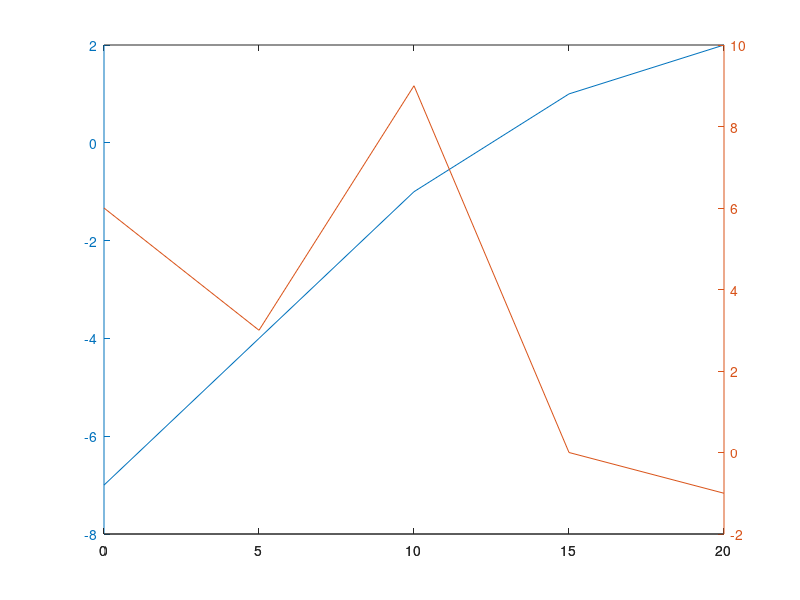

The MATLAB script that drew this image: (Note: this script raises an error after producing the figure.)
% Jens Robison
% ME 203 
% Homework 3

clc;clear all;format compact;

%% Problem 1

% Format Workspace
clc;clear all;format compact;

% Given
A=[0 -7 6
    5 -4 3
    10 -1 9
    15 1 0
    20 2 -1];
% Calculate
t=A(:,1);
y1=A(:,2);
y2=A(:,3);

% Plot
figure (1)
plotyy(t,y1,t,y2)

%% Problem 2

% Format Workspace
clc;clear all;format compact;

% Given
A=[3 7 -4 12
    -5 9 10 2
    6 13 8 11
    15 5 4 1];

% Part A
B=A(:,2:end)

% Part B
C=A(2:end,:)

% Part C
D=A(1:2,2:end)

%% Problem 3

% Format Workspace
clc;clear all;format compact;

% Given
A=[56 32; 24 -16];
B=[14 -4; 6 -2];

% Part A
a=A.*B

% Part B
b=A/B

% Part C
c=A.^3

%% Problem 4

% Format Workspace
clc;clear all;format compact;

a=6*pi*atan(12.5)+4
b=5*tan(3*asin(13/5))

%% Problem 5

% Format Workspace
clc;clear all;format compact;

% Part A
syms x y
aeqn1=-2*x+y==-5;
aeqn2=-2*x+y==3;
asol = solve([aeqn1, aeqn2], [x, y]);
axSol = asol.x
aySol = asol.y

% Part B
syms x y
beqn1=-2*x+y==3;
beqn2=-8*x+4*y==12;
bsol = solve([beqn1, beqn2], [x, y]);
bxSol = bsol.x
bySol = bsol.y

% Part C
syms x y
ceqn1=-2*x+y==-5;
ceqn2=-2*x+y==-5.00001;
csol = solve([ceqn1, ceqn2], [x, y]);
cxSol = csol.x
cySol = csol.y

% Part D
syms x1 x2 x3 x4
deqn1=x1+5*x2-x3+6*x4==19;
deqn2=2*x1-x2+x3-2*x4==7;
deqn3=-x1+4*x2-x3+3*x4==30;
deqn4=3*x1-7*x2-2*x3+x4==-75;
dsol = solve([deqn1, deqn2, deqn3, deqn4], [x1, x2, x3, x4]);
dx1Sol = dsol.x1
dx2Sol = dsol.x2
dx3Sol = dsol.x3
dx4Sol = dsol.x4

%% Problem 6

% Format Workspace
clc;clear all;format compact;

% Given
t=1:.1:3
T=6*log(t)-7*exp(0.2*t)

% Plot
figure(6)
plot(t,T)
title('Temperature in Degrees Celsius vs Time')
xlabel('Time (min)')
ylabel('Temperature (C)')

%% Problem 7

% Format Workspace
clc;clear all;format compact;


a=2;
b=2;
c=3;
d=4;

(a==b)&((b==c)|(a==c))
(a==b)|((b==c)&(a==c))

%% Problem 8 Part A
% Format Workspace
clc;clear all; format compact;

x=input('Numerical Grade: ');

if x>0
    grade='F';
    if x>=60
        grade='D';
        if x>=70
            grade='C';
            if x>=80
                grade='B';
                if x>=90
                    grade='A';
                end
            end
        end
    end
end
grade

%% Problem 8 Part B
% Format Workspace
clc;clear all; format compact;

y=input('Numerical Grade: ');

if y>100
    disp('Not in Interval')
elseif y>=90
    disp('A')
elseif y>=80
    disp('B')
elseif y>=70
    disp('C')
elseif y>=60
    disp('D')
elseif y<60
    disp('F')
end